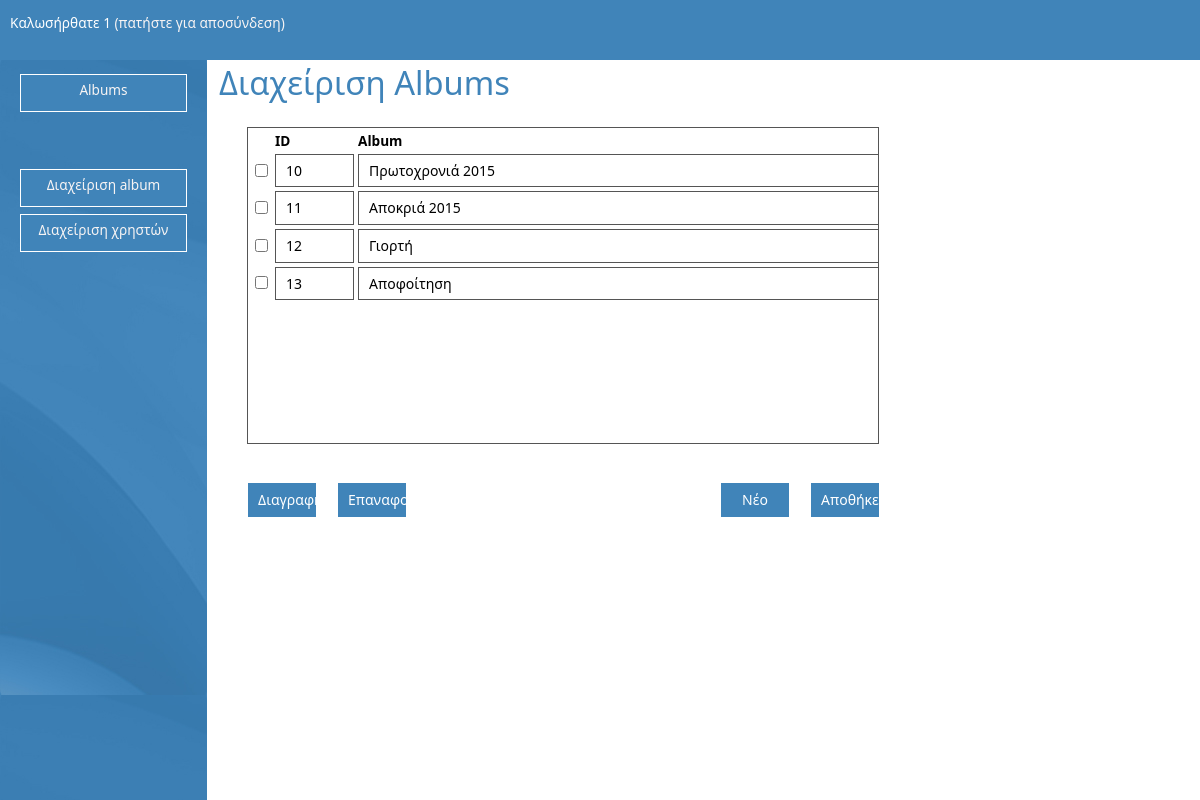
/manageset.php (signed in), run on the app's committed database.
### tables this page shows
CREATE TABLE `albums` (
  `alb_ID` int(10) NOT NULL AUTO_INCREMENT,
  `alb_Title` varchar(150) DEFAULT NULL,
  `alb_Creator` varchar(50) DEFAULT NULL,
  `alb_Timestamp` datetime DEFAULT NULL,
  PRIMARY KEY (`alb_ID`)
);

### includes/functions.php (called while the page is built, shortened)
<?php
class User
{
    public $Usr_Role_Admin;
    function GetLoggedUser()
    {
        $LoggedID = 0;
        if (isset ($_SESSION['LoggedUserID']))
            $LoggedID = $_SESSION['LoggedUserID'];
        else
            $LoggedID = 0;
        return $LoggedID;
    }
    function IsAdmin($ID)
    {
        $ID = mysql_real_escape_string($ID);
        $sql = "SELECT * FROM users WHERE Usr_ID=".$ID;
        $result = mysql_query($sql);
        if ($result)
        {
            while ($row = mysql_fetch_array ($result))
            {
                $this->Usr_Role_Admin = $row['Usr_Role_Admin'];
            }
        }
        return $this->Usr_Role_Admin;
    }
}
?>

### manageset.php (the view, shortened to what this page needs)
<?php
    require 'includes/functions.php';
    $Selection = 1;
    $LoggedUser = new User();
    $Logged_ID = $LoggedUser->GetLoggedUser();
    $AdminAccess = $LoggedUser->IsAdmin($Logged_ID);
?>
<!DOCTYPE html>
<html lang="en">
    <head>
        <link href="scripts/table.css" rel="stylesheet" type="text/css" />
        <link href="styles/styles.css" rel="stylesheet" type="text/css" />
    </head>
    <body>
<nav>
    <?php
    echo "<ul style=\"margin-left:  -20px;\">";
    echo "<li class=\"menuButton\"><a href=\"albumreview.php\">Albums</a></li>";
    if (strcmp ($AdminAccess,"True")==0)
    {
        include ('adminmenu.php');
    }
    else
    {
        die ("Unauthorized access encountered");
    }
    echo "</ul>";
    ?>
</nav>
    <div class ="PageHeader">
        <table style="width: 100%">
            <tr>
                <td style="width: 50%; color:  white; padding-left: 8px;">
                <?php
                    if (strlen($_SESSION['LoggedName']) > 0)
                    {
                        echo "Καλωσήρθατε ".$_SESSION['LoggedName']." ";
                        echo "<a href=\"message.php?msgid=3\">(πατήστε για αποσύνδεση)</a>";
                    }
                    else
                    {
                        echo "Δεν έχετε συνδεθεί στο σύστημα"."<br>";
                        echo "<a href=\"loginmain.php\">Login</a>";
                    }
                ?>
                </td>
                <td style="text-align: right; padding-right: 10px; color: white;">
                </td>
            </tr>
        </table>
    </div>
    <div class="section">
        <?php
        switch ($Selection)
        {
            case 1:
                echo "<h1 style=\"color: #4084b9; margin-left:  12px;\">Διαχείριση ".Column_Album. "s</h1>";
                break;
        }
        ?>
        <?php
            echo "<form name=\"datasetform\" action=\"".$_SERVER['PHP_SELF']."?ds=".$Selection."\" method=\"POST\">";
        ?>
            <div class="formarea">
                <?php
                if (strcmp ($AdminAccess,"True")==0)
                {
                    switch ($Selection)
                    {
                        case 1:
                            $strSQL = "SELECT alb_ID, alb_Title FROM albums ORDER BY alb_ID";
                            break;
                    }
                    $result = mysql_query($strSQL);
                    echo "<table>";
                    echo "<tr>";
                    echo "<td></td>";
                    echo "<td><strong>".Column_ID."</strong></td>";
                    switch ($Selection)
                    {
                        case 1:
                            echo "<td><strong>".Column_Album."</strong></td>";
                            break;
                    }
                    echo "</tr>";
                    $i = 1;
                    while ($row = mysql_fetch_array($result))
                    {
                        switch ($Selection)
                        {
                            case 1:
                                $fldValID = $row['alb_ID'];
                                $fldValText = $row['alb_Title'];
                                break;
                        }
                        echo "<tr>";
                        echo "<td>";
                        echo "<input type=\"checkbox\" name=\"Data_Array[$i][recSelected]\"></input>";
                        echo "</td>";
                        echo "<td>";
                        echo "<input type=\"text\" readonly name=\"Data_Array[$i][groupID]\" value=\"".$fldValID."\" size=\"2\"></input>";
                        echo "</td>";
                        echo "<td>";
                        echo "<input type=\"text\" name=\"Data_Array[$i][groupTitle]\" value=\"".$fldValText."\" size=\"60\" onchange=\"HandleFieldChange('UnsavedChanges')\"></input>";
                        echo "</td>";
                        echo "</tr>";
                        $i++;
                    }
                    echo "</table>";
                }
                else
                {
                    header("Location: message.php?msgid=7");
                }
                ?>
            </div>
            <?php
                echo "<div class=\"formarea\" style=\"height: 120px; width: 650px; overflow-y: hidden; border-width: 0px;\">";
                echo "<br><br>";
                echo "<input class=\"dbButton\" type=\"submit\" name=\"Delete\" value=\"Διαγραφή\" onclick=\"return action_confirm('Delete selected records?');\"/>";
                echo "<input class=\"dbButton\" type=\"reset\" value=\"Επαναφορά\" style=\"margin-left: 20px;\"/>";
                echo "<input class=\"dbButton\" type=\"button\" name=\"New\" onclick=\"expandElement('NewRecord');\" value=\"Νέο\" style=\"margin-left: 313px;\">";
                echo "<input class=\"dbButton\" type=\"submit\" name=\"Save\" value=\"Αποθήκευση\" onclick=\"ResetFieldChange('UnsavedChanges');\" style=\"margin-left: 20px;\"/>";
                echo "</div>";
            ?>
            </form>
    </div>
    </body>
</html>

### adminmenu.php
<?php
    echo "<li><p>&nbsp</p></li>";
    echo "<li class=\"menuButton\"><a href=\"manageset.php?ds=1\">Διαχείριση album</a></li>";
    echo "<li class=\"menuButton\"><a href=\"manageusers.php\">Διαχείριση χρηστών</a></li>";
?>

### styles/styles.css (style rules this page uses)
﻿body, html { height: 100%; margin: 0; padding: 0; overflow-style: auto; }
p { color: #FFFFFF; text-align: left; }
li { list-style: none; margin-left: 0; margin-bottom: 0.5em; }
body { background-image: url("../Images/SiteBackground.jpg"); font-size: .85em; font-family: "Segoe UI", Verdana, Helvetica, Sans-Serif; margin: 0; padding: 0; height: 100%; }
ul { margin-bottom: 0px; }
div.formarea { margin-left: 40px; height: 315px; width: 630px; border-style: solid; border-width: 1px; border-color: #555; overflow-y: scroll; overflow-x: no-display; }
.dbButton { width: 70px; height: 36px; border-style: solid; border-width: 1px; border-color: white; background-color: #4084b9; color: white; text-align: center; }
.menuButton { width: 165px; height: 36px; border-style: solid; border-width: 1px; border-color: white; background-color: #4084b9; color: white; text-align: center; }
a:link, a:visited, a:hover { color: #212020; color: #f7f4f4; outline: none; text-decoration: none; }
h1, h2, h3, h4, h5, h6 { color: #212020; margin-left: 0px; padding: 0; }
h1 { font-size: 2.4em; font-family: "Segoe UI", Verdana, Helvetica, Sans-Serif; font-weight: normal; color: #f7f4f4; text-align: left; margin-top: 0; margin-left: 0; }
input, textarea, select { border: 1px solid #555; padding-top: 6px; padding-bottom: 6px; padding-left: 10px; padding-right: 10px; font-family: "Segoe UI", Verdana, Helvetica, Sans-Serif; font-size: 14px; line-height: 1.4em; text-align: left; }
nav { line-height:30px; background-color:transparent; height:100%; width: 207px; float: left; padding: 0px; position: fixed; top: 60px; float: left; border-style: solid; border-width: 0px; border-color: red; padding: 0; margin: 0; background-image: url('../images/sidebar.jpg'); background-size:100%; }
div.section { width: -moz-calc(100% - 210px); width: -webkit-calc(100% - 210px); width: calc(100% - 210px); height: -moz-calc(100% - 60px); height: -webkit-calc(100% - 60px); height: calc(100% - 60px); float:left; padding:0px; position: fixed; top: 60px; left: 207px; overflow-y: scroll; overflow-x: scroll; border-style: solid; border-width: 0px; border-color: red; }
div.PageHeader { top: 0; left: 0; background-color: #4084b9; border-style: solid; border-width: 0px; border-color: red; height: 50px; padding-top: 10px; }

### data on the page
albums: alb_ID "10", alb_Title "Πρωτοχρονιά 2015"
albums: alb_ID "11", alb_Title "Αποκριά 2015"
albums: alb_ID "12", alb_Title "Γιορτή"
albums: alb_ID "13", alb_Title "Αποφοίτηση"

### other printed values
$_SESSION['LoggedName'] "1"
Column_Album "Album"
Column_ID "ID"
